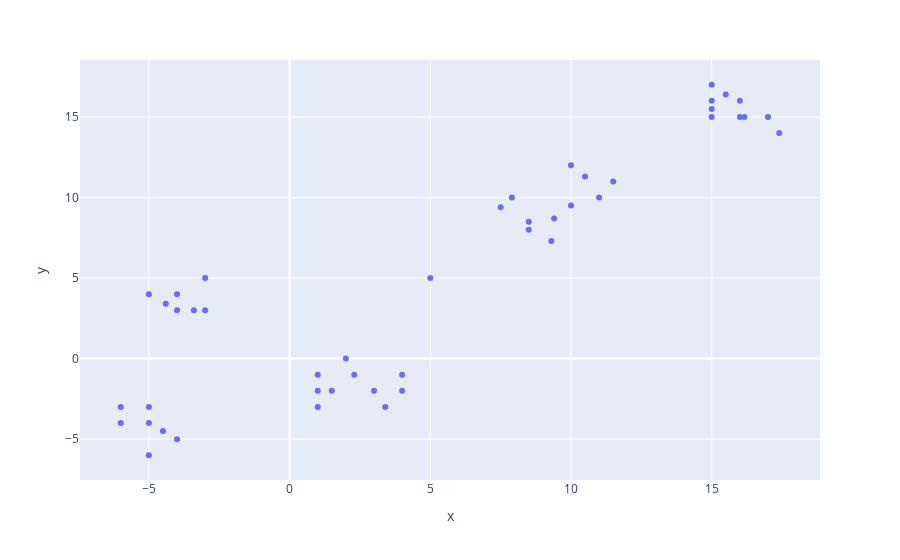

Notebook source saved alongside this figure:
### Code cell
import plotly.express as px
fig = px.scatter(x= x, y= y )
fig.show()

### Figure 1 — Plotly figure (JSON) as saved in the notebook; plotly's stock layout.template omitted (floating-point values rounded to 4 significant figures)
{"data": [{"hovertemplate": "x=%{x}<br>y=%{y}<extra></extra>", "legendgroup": "", "marker": {"color": "#636efa", "symbol": "circle"}, "mode": "markers", "name": "", "orientation": "v", "showlegend": false, "type": "scatter", "x": [5, 15, 15.5, 16.16, 15, 15, 17, 17.4, 16, 16, 15, -5, -4.5, -5, -5, -6, -6, -4, -3, -3.4, -4.4, -3, -4, -4, -5, 10, 9.4, 7.9, 8.5, 11, 9.3, 10, 10.5, 8.5, 7.5, 11.5, 2, 2.3, 3, 3.4, 4, 4, 1, 1, 1, 1.5], "xaxis": "x", "y": [5, 15, 16.4, 15, 16, 17, 15, 14, 15, 16, 15.5, -3, -4.5, -4, -6, -3, -4, -5, 3, 3, 3.4, 5, 3, 4, 4, 12, 8.7, 10, 8, 10, 7.3, 9.5, 11.3, 8.5, 9.4, 11, 0, -1, -2, -3, -2, -1, -2, -3, -1, -2], "yaxis": "y"}], "layout": {"legend": {"tracegroupgap": 0}, "margin": {"t": 60}, "xaxis": {"anchor": "y", "domain": [0, 1], "title": {"text": "x"}}, "yaxis": {"anchor": "x", "domain": [0, 1], "title": {"text": "y"}}}}
